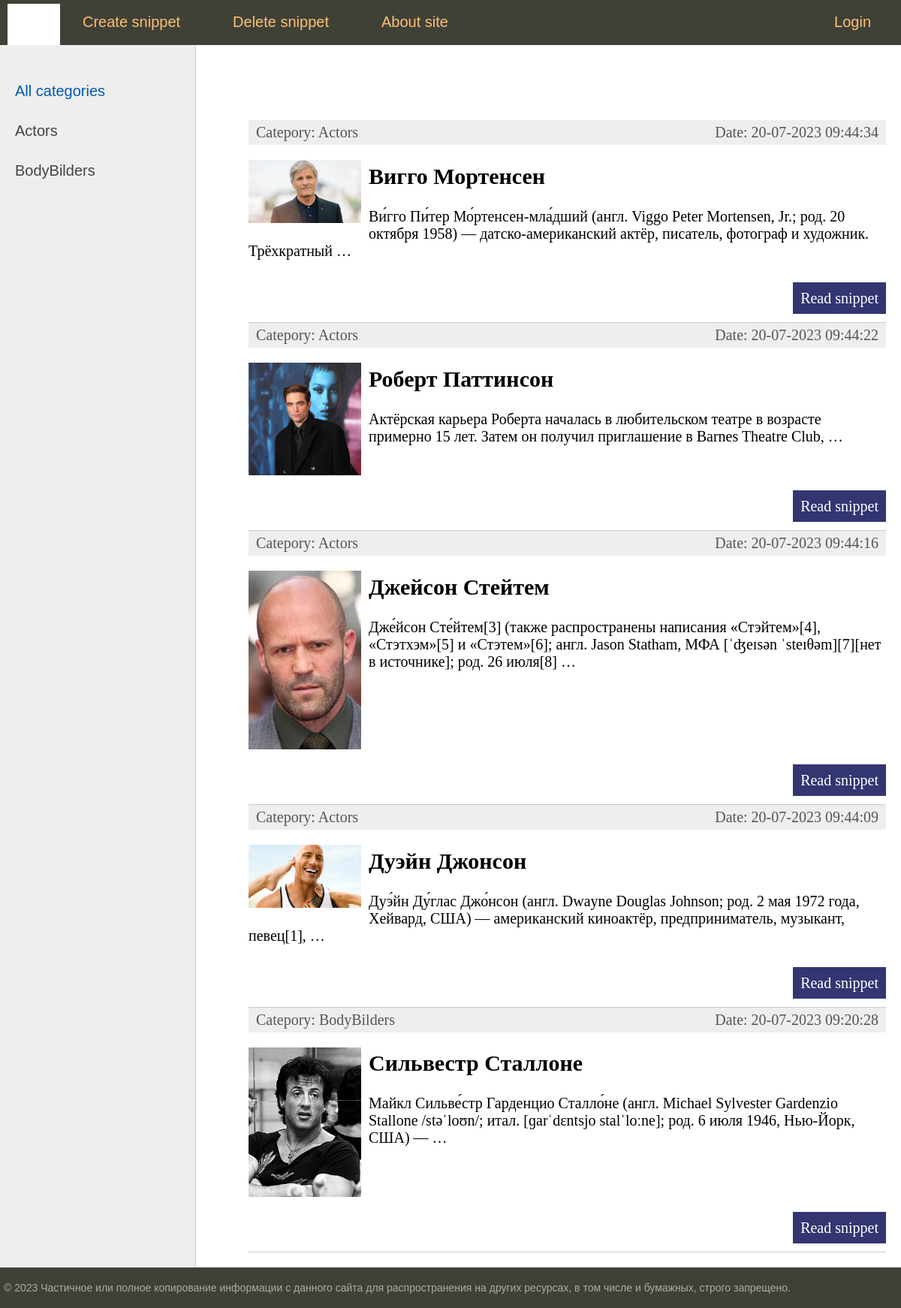
The page / on the database its author committed.
### todolist/models.py (models this page shows, shortened)
class Category(models.Model):
    name = models.CharField(max_length=100, db_index=True)
    def __str__(self):
        return self.name
    def get_absolute_url(self):
        return reverse('category', kwargs={'cat_id': self.pk})
    class Meta:
        verbose_name = "Categories"
        verbose_name_plural = "Categories"
        ordering = ['id', 'name']

class toDoList(models.Model):
    title = models.CharField(max_length=255, verbose_name="Header")
    content = models.TextField(blank=True, verbose_name="Content")
    photo = models.ImageField(upload_to="photos/%Y/%m/%d/", verbose_name="Photo")
    time_create = models.DateTimeField(auto_now_add=True, verbose_name="Time of creation")
    time_update = models.DateTimeField(auto_now=True, verbose_name="Update time")
    is_published = models.BooleanField(default=True, verbose_name="On portal")
    cat = models.ForeignKey('Category', on_delete=models.PROTECT, null= True)
    def get_absolute_url(self):
        return reverse('post', kwargs={'post_id': self.pk})
    class Meta:
        verbose_name = "Well know actors"
        verbose_name_plural = "Well know actors"
        ordering = ['time_create', 'title']

### todolist/views.py (the view)
# urls.py: path('', index, name='home'),
def index(request):
    post = toDoList.objects.all()
    cats = Category.objects.all()
    context = {'post': post,
               'menu': menu,
               'cats': cats,
               'title': "Main page",
               'cat_selected': 0,
               }
    return render(request, 'todolist/index.html', context=context)

### todolist/templates/todolist/index.html (shortened to what this page needs)
{% extends 'todolist/base.html' %}
{% block content %}
<ul class="list-articles">
{% for p in post %}
    <li>
        <div class="article-panel">
            <p class="first">Catepory: {{p.cat}}</p>
            <p class="last">Date: {{p.time_update| date:'d-m-Y H:i:s' }} </p>
        </div>
{% if p.photo %}
	<p><img class="img-article-left thumb" src="{{p.photo.url}}"></p>
{% endif %}
        <h2>{{p.title}}</h2>
    {% autoescape on %}
    {{ p.content| linebreaks |truncatewords:20 }}
    {% endautoescape %}
    <p class="link-read-post"><a href="{{ p.get_absolute_url }}">Read snippet</a></p>
    </li>
 {% endfor %}
</ul>
{% endblock %}

### todolist/templates/todolist/base.html (shortened to what this page needs)
{% load static %}
<!DOCTYPE html>
<html lang="en">
<head>
    <link rel="stylesheet" href="{% static 'todolist/css/styles.css' %}" type="text/css">
</head>
<body>
<table class="table-page" border="0" cellpadding="0" cellspacing="0">
    <tr><td valign="top">
{% block mainmenu%}
        <div class="header">
            <ul id="mainmenu" class="mainmenu">
                <li class="logo"><a href="{% url 'home' %}"><div class="logo"></div></a></li>
{% for m in menu %}
        {% if not forloop.last %}
            <li><a href="{% url m.url_name %}">{{m.title}}</a></li>
            {% else %}
            <li class="last"><a href="{% url m.url_name %}">{{m.title}}</a></li>
    {% endif %}
        {% endfor %}
        </ul>
            </div>
{% endblock mainmenu%}
<table class="table-content" border="0" cellspacing="0" cellpadding="0">
<tr>
	<td valign="top" class="left-chapters">
	<ul id="leftchapters">
        {%if cat_selected == 0 %}
		<li class="selected">All categories</li>
        {% else %}
		<li><a href="{% url 'home' %}">All categories</a></li>
        {% endif %}
        {%for c in cats%}
            {% if c.pk == cat_selected %}
            <li class="selected">{{c.name}}</li>
            {% else %}
            <li><a href="{{c.get_absolute_url}}">{{c.name}}</a></li>
        {% endif%}
        {% endfor %}
	</ul>
</td>
<td valign="top" class="content">
	<div class="content-text">
{% block content %}
{% endblock %}
	</div>
</td></tr></table>
</td></tr>
<tr><td valign=top>
	<div id="footer">
		<p>&copy; 2023 Частичное или полное копирование информации с данного сайта для распространения на других ресурсах, в том числе и бумажных, строго запрещено.</p>
	</div>
</td></tr></table>
</body>
</html>

### todolist/static/todolist/css/styles.css (style rules this page uses)
html, body { font-family: 'Arial'; margin: 0; padding: 0; height: 100%; width: 100%; color: #444; }
a { color: #0059b2; text-decoration: none; }
img { max-width: 600px; height: auto; }
img.img-article-left { max-width: 300px; height: auto; float: left; padding: 0 10px 10px 0; }
img.img-article-left.thumb { max-width: 150px; height: auto; }
p.link-read-post { text-align: right; }
p.link-read-post a { padding: 10px; min-width: 100px; background: #333671; color: #fff; text-decoration: none; }
div.article-panel { background: #eee; padding: 5px 10px 5px 10px; box-sizing: border-box; overflow: hidden; color: #555; }
div.article-panel p.first { margin: 0; float: left; }
div.article-panel p.last { margin: 0; float: right; }
ul.list-articles { list-style: none; margin: 0; padding: 0; }
ul.list-articles li { border-bottom: 1px solid #ccc; }
.table-page { width: 100%; height: 100%; vertical-align: top; }
.table-page tr { height: 100%; }
.header { background: #3F4137; height: 60px; }
.logo { background: url('../images/logo.jpg') no-repeat 10px 5px; width: 80px; height: 60px; }
ul.mainmenu { list-style: none; margin: 0; padding: 0; height: 60px; color: #fdc073; font-size: 20px; overflow: hidden; }
ul.mainmenu li { float: left; margin: 18px 40px 0 30px; }
ul.mainmenu li.logo { margin: 0; }
ul.mainmenu li.last { float: right; }
ul.mainmenu li a { color: #fdc073; text-decoration: none; }
.table-content { width: 100%; min-height: 100%; height: 100%; }
.left-chapters { margin: 0; background: #eee; border-right: 1px solid #ccc; min-height: 100%; }
.left-chapters ul { width: 230px; min-height: 100%; margin: 0; padding: 20px 10px 10px 20px; list-style: none; font-size: 20px; }
.left-chapters ul li { margin: 30px 0 0 0; color: #999; }
.left-chapters ul li.selected { color: #0059b2; }
.left-chapters ul li a { color: #444; text-decoration: none; }
.content { padding: 40px 20px 20px 40px; width: 100%; box-sizing: border-box; }
.content-text { margin: 60px 0 0 30px; color: #000; font-size: 20px; font-family: Yandex Sans Display Light; }
#footer { box-sizing: border-box; background: #3F4137; padding: 5px; color: #aaa; font-size: 14px; font-family: Verdana, Geneva, Arial, Helvetica; text-align: left; overflow: hidden; }

### rows shown on the page
Category: name "Actors"
Category: name "BodyBilders"
toDoList: cat "Actors", time_update "20-07-2023 09:44:34", photo (picture), title "Вигго Мортенсен", content "Ви́гго Пи́тер Мо́ртенсен-мла́дший (англ. Viggo Peter Mortensen, Jr.; род. 20 октября 1958) — датско-американский актёр, писатель, фотограф и художник. Трёхкратный …"
toDoList: cat "Actors", time_update "20-07-2023 09:44:22", photo (picture), title "Роберт Паттинсон", content "Актёрская карьера Роберта началась в любительском театре в возрасте примерно 15 лет. Затем он получил приглашение в Barnes Theatre Club, …"
toDoList: cat "Actors", time_update "20-07-2023 09:44:16", photo (picture), title "Джейсон Стейтем", content "Дже́йсон Сте́йтем[3] (также распространены написания «Стэйтем»[4], «Стэтхэм»[5] и «Стэтем»[6]; англ. Jason Statham, МФА [ˈʤeɪsən ˈsteɪθəm][7][нет в источнике]; род. 26 июля[8] …"
toDoList: cat "Actors", time_update "20-07-2023 09:44:09", photo (picture), title "Дуэйн Джонсон", content "Дуэ́йн Ду́глас Джо́нсон (англ. Dwayne Douglas Johnson; род. 2 мая 1972 года, Хейвард, США) — американский киноактёр, предприниматель, музыкант, певец[1], …"
toDoList: cat "BodyBilders", time_update "20-07-2023 09:20:28", photo (picture), title "Сильвестр Сталлоне", content "Майкл Сильве́стр Гарденцио Сталло́не (англ. Michael Sylvester Gardenzio Stallone /stəˈloʊn/; итал. [ɡarˈdɛntsjo stalˈloːne]; род. 6 июля 1946, Нью-Йорк, США) — …"

### other values the page prints
{{ m.title }} "Create snippet" "Delete snippet" "About site"
{{ m.title }} "Login"
